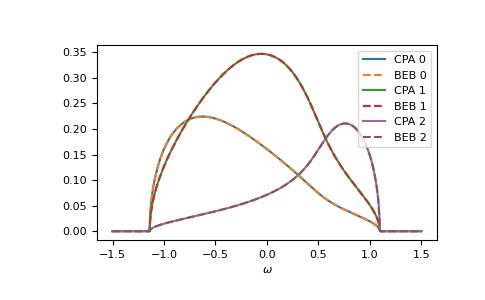

Source code (Python):
gf_cmpt_ww = gt.cpa.gf_cmpt_z(ww, self_cpa_ww, e_onsite, hilbert_trafo=g0)
c_gf_cmpt_ww = gf_cmpt_ww * concentration  # to compare with BEB
for cmpt in range(3):
    __ = plt.plot(ww.real, -1/np.pi*c_gf_cmpt_ww[..., cmpt].imag, label=f"CPA {cmpt}")
    __ = plt.plot(ww.real, -1/np.pi*gf_loc_ww[..., cmpt].imag, '--', label=f"BEB {cmpt}")
__ = plt.legend()
__ = plt.xlabel(r"$\omega$")
plt.show()
